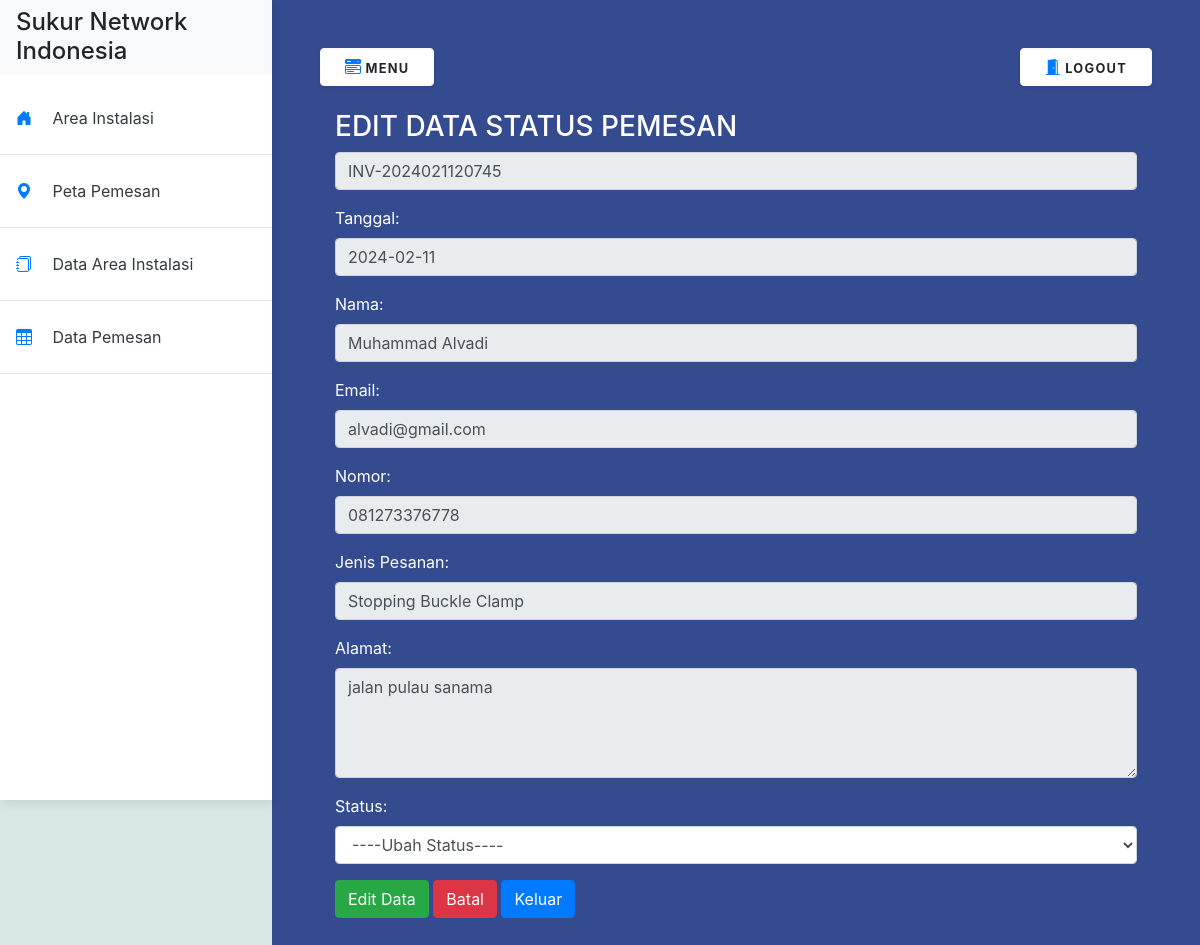
Screenshot of /dashboard.php?page=Edit-Status&id=45 (signed in) with the database file from the repository.
### tables this page shows
CREATE TABLE `tb_data` (
  `id` int(11) NOT NULL,
  `invoice` varchar(255) NOT NULL,
  `tanggal` date NOT NULL,
  `nama` varchar(250) NOT NULL,
  `email` varchar(255) DEFAULT NULL,
  `alamat` varchar(255) DEFAULT NULL,
  `nomor` varchar(255) DEFAULT NULL,
  `keterangan` varchar(500) NOT NULL,
  `latitude` varchar(150) DEFAULT NULL,
  `longitude` varchar(150) DEFAULT NULL,
  `status` enum('-','pending','diproses','sukses') NOT NULL
);

### page/editdatastatus.php (the view, shortened to what this page needs)
<!DOCTYPE html>
<html lang="en">
<head>
    <link rel="stylesheet" href="https://maxcdn.bootstrapcdn.com/bootstrap/4.0.0/css/bootstrap.min.css">
</head>
<body>
    <h3 class="text-white">EDIT DATA STATUS PEMESAN</h3>
    <form action="?page=Edit-Data" method="POST" class="text-white">
        <?php
        $id = @$_GET['id'];
        $query = "SELECT * FROM tb_data WHERE id = $id";
        $result = mysqli_query($koneksi, $query);
        while ($data = mysqli_fetch_assoc($result)) :
        ?>
            <div class="form-group">
                <input type="text" class="form-control" id="invoice" name="invoice" value="<?= $data['invoice'] ?>" readonly>
            </div>
            <div class="form-group">
                <label for="Tanggal">Tanggal:</label>
                <input type="text" class="form-control" id="tanggal" name="tanggal" value="<?= $data['tanggal'] ?>" readonly>
            </div>
            <div class="form-group">
                <label for="Nama">Nama:</label>
                <input type="text" class="form-control" id="nama" name="nama" value="<?= $data['nama'] ?>" readonly>
            </div>
            <div class="form-group">
                <label for="email">Email:</label>
                <input type="email" class="form-control" id="email" name="email" value="<?= $data['email'] ?>" readonly>
            </div>
            <div class="form-group">
                <label for="nomor">Nomor:</label>
                <input type="text" class="form-control" id="nomor" name="nomor" value="<?= $data['nomor'] ?>" readonly>
            </div>
            <div class="form-group">
                <label for="keterangan">Jenis Pesanan:</label>
                <input type="text" class="form-control" id="keterangan" name="keterangan" value="<?= $data['keterangan'] ?>" readonly>
            </div>
            <div class="form-group">
                <label for="alamat">Alamat:</label>
                <textarea class="form-control" id="alamat" name="alamat" rows="4" readonly><?= $data['alamat'] ?></textarea>
            </div>
            <div class="form-group">
                <label for="status">Status:</label>
                <select class="form-control" id="status" name="status" required onchange="updateLatitudeField()">
                    <option value="" disabled selected>----Ubah Status----</option>
                </select>
            </div>
            <button type="submit" class="btn btn-success" name="edit">Edit Data</button>
            <button type="reset" class="btn btn-danger">Batal</button>
            <button type="button" class="btn btn-primary" onClick="window.location.href='?page=Data-Pemesan'">Keluar</button>
        <?php
        endwhile;
        ?>
    </form>
</body>
</html>

### style.css (style rules this page uses)
body { min-height: 100vh; overflow-x: hidden; }

### page/editdatastatus.php (style rules this page uses)
body { background: #d8e8e6; }

### rows the page displays
tb_data: invoice "INV-2024021120745", tanggal "2024-02-11", nama "Muhammad Alvadi", email "alvadi@gmail.com", nomor "081273376778", keterangan "Stopping Buckle Clamp", alamat "jalan pulau sanama"
